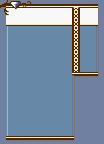

The image is a tile-based game level rendered from a .tmx file. Its description and complete source (layers, tilesets, objects, tile grids) follow:
An orthogonal 13x18 tile map with 8x8 px tiles, 1 tile layer (Tile Layer 1).

<map version="1.4" tiledversion="2020.12.18" orientation="orthogonal" renderorder="right-down" width="13" height="18" tilewidth="8" tileheight="8" infinite="0" nextlayerid="2" nextobjectid="1">
 <tileset firstgid="1" source="menuTiles.tsx" />
 <layer id="1" name="Tile Layer 1" width="13" height="18">
  <data encoding="csv">
17,18,19,20,4,4,4,4,4,47,4,5,6,
24,25,26,15,15,15,15,15,15,48,15,15,16,
12,15,15,15,15,15,15,15,15,48,15,15,16,
103,104,104,104,104,104,104,104,104,48,104,104,105,
7,10,10,10,10,10,10,10,10,48,10,10,11,
7,10,10,10,10,10,10,10,10,48,10,10,11,
7,10,10,10,10,10,10,10,10,48,10,10,11,
7,10,10,10,10,10,10,10,10,48,10,10,11,
7,10,10,10,10,10,10,10,10,48,10,10,11,
7,10,10,10,10,10,10,10,10,109,28,28,34,
7,10,10,10,10,10,10,10,10,11,1,1,1,
7,10,10,10,10,10,10,10,10,11,1,1,1,
7,10,10,10,10,10,10,10,10,11,1,1,1,
7,10,10,10,10,10,10,10,10,11,1,1,1,
7,10,10,10,10,10,10,10,10,11,1,1,1,
7,10,10,10,10,10,10,10,10,11,1,1,1,
7,10,10,10,10,10,10,10,10,11,1,1,1,
27,28,28,28,28,28,28,28,28,34,1,1,1
</data>
 </layer>
</map>
